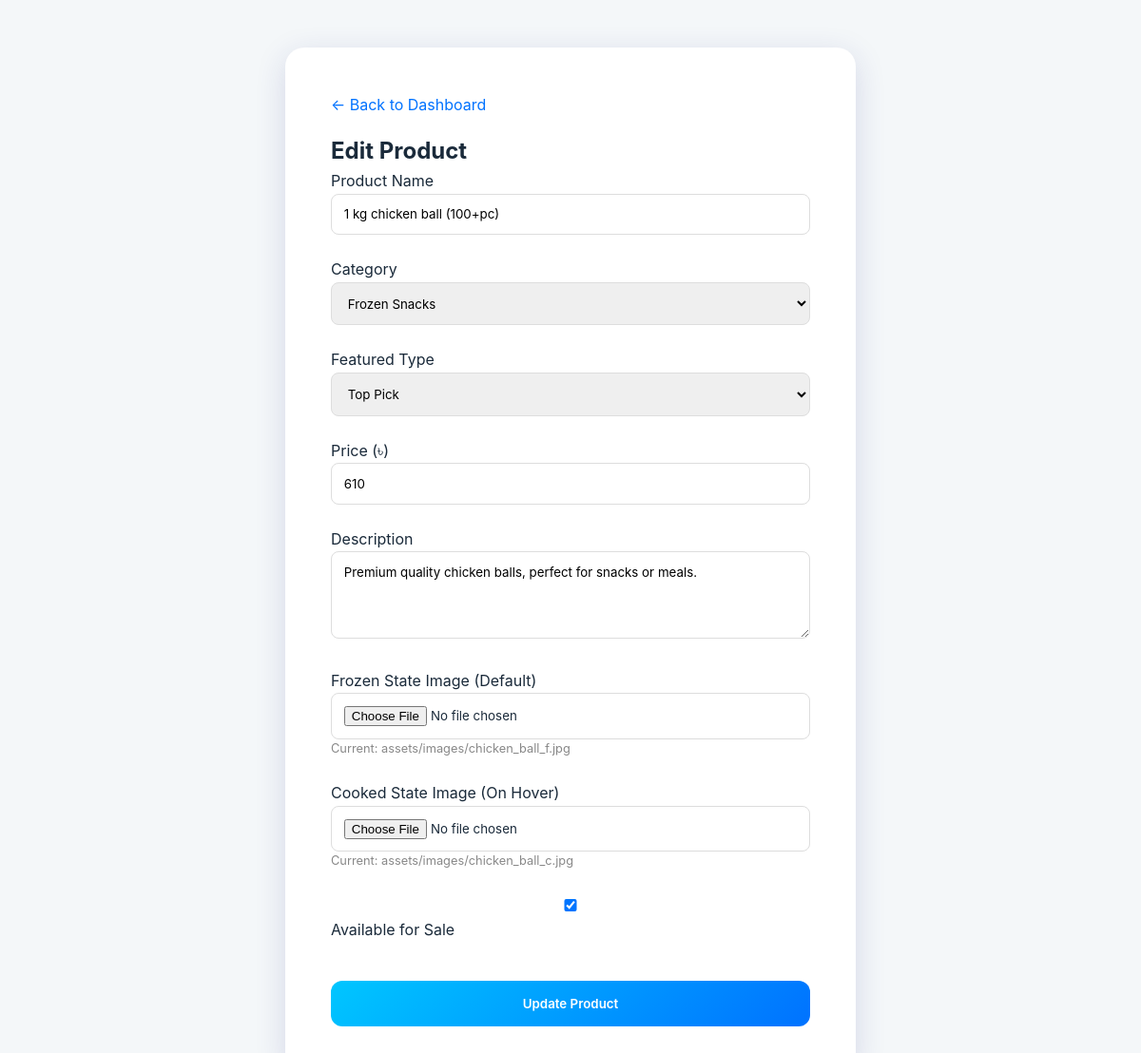
The page /admin/edit_product.php?id=17 (signed in) on the database its author committed.
### tables this page shows
CREATE TABLE products (
        id INTEGER PRIMARY KEY AUTOINCREMENT,
        name TEXT NOT NULL,
        description TEXT,
        price REAL NOT NULL,
        image_url TEXT,
        category TEXT,
        is_available INTEGER DEFAULT 1,
        created_at DATETIME DEFAULT CURRENT_TIMESTAMP
    , featured_type TEXT DEFAULT 'None', cooked_image_url TEXT);

### admin/edit_product.php (the view, shortened to what this page needs)
<?php
require_once __DIR__ . '/../includes/db.php';
$id = $_GET['id'] ?? 0;
$stmt = $pdo->prepare("SELECT * FROM products WHERE id = ?");
$stmt->execute([$id]);
$product = $stmt->fetch();
?>
<!DOCTYPE html>
<html lang="en">
<head>
    <link rel="stylesheet" href="../assets/css/style.css">
</head>
<body style="background: #f4f7f9;">
    <div class="form-card">
        <a href="index.php" style="text-decoration:none; color:#0072ff; margin-bottom: 1rem; display:block;">← Back to Dashboard</a>
        <h2>Edit Product</h2>
        <form method="POST" enctype="multipart/form-data">
            <div class="form-group">
                <label>Product Name</label>
                <input type="text" name="name" value="<?php echo htmlspecialchars($product['name']); ?>" required>
            </div>
            <div class="form-group">
                <label>Category</label>
                <select name="category" required>
                    <option value="Frozen Snacks" <?php if($product['category'] == 'Frozen Snacks') echo 'selected'; ?>>Frozen Snacks</option>
                </select>
            </div>
            <div class="form-group">
                <label>Featured Type</label>
                <select name="featured_type">
                    <option value="Top Pick" <?php if($product['featured_type'] == 'Top Pick') echo 'selected'; ?>>Top Pick</option>
                </select>
            </div>
            <div class="form-group">
                <label>Price (৳)</label>
                <input type="number" step="0.01" name="price" value="<?php echo $product['price']; ?>" required>
            </div>
            <div class="form-group">
                <label>Description</label>
                <textarea name="description" rows="4"><?php echo htmlspecialchars($product['description']); ?></textarea>
            </div>
            <div class="form-group">
                <label>Frozen State Image (Default)</label>
                <input type="file" name="image" accept="image/*">
                <p style="font-size: 0.8rem; color: #888;">Current: <?php echo $product['image_url']; ?></p>
            </div>
            <div class="form-group">
                <label>Cooked State Image (On Hover)</label>
                <input type="file" name="cooked_image" accept="image/*">
                <p style="font-size: 0.8rem; color: #888;">Current: <?php echo $product['cooked_image_url']; ?></p>
            </div>
            <div class="form-group">
                <label>
                    <input type="checkbox" name="is_available" <?php echo $product['is_available'] ? 'checked' : ''; ?>>
                    Available for Sale
                </label>
            </div>
            <button type="submit" class="add-btn">Update Product</button>
        </form>
    </div>
</body>
</html>

### assets/css/style.css (style rules this page uses)
:root { --primary-gradient: linear-gradient(135deg, #00c6ff 0%, #0072ff 100%); --fire-gradient: linear-gradient(135deg, #f093fb 0%, #f5576c 100%); --ice-bg: #f8fbff; --text-dark: #1a2a3a; --text-light: #ffffff; --glass-bg: rgba(255, 255, 255, 0.8); --glass-border: rgba(255, 255, 255, 0.2); --shadow: 0 8px 32px 0 rgba(31, 38, 135, 0.15); }
* { margin: 0; padding: 0; box-sizing: border-box; font-family: 'Outfit', 'Inter', sans-serif; }
body { background-color: var(--ice-bg); color: var(--text-dark); line-height: 1.6; overflow-x: hidden; }
.add-btn { width: 100%; padding: 1rem; border: none; background: var(--primary-gradient); color: white; font-weight: 600; cursor: pointer; transition: opacity 0.3s; margin-top: 1rem; border-radius: 12px; }

### admin/edit_product.php (style rules this page uses)
.form-card { max-width: 600px; margin: 50px auto; background: white; padding: 3rem; border-radius: 20px; box-shadow: var(--shadow); }
.form-group { margin-bottom: 1.5rem; }
input, textarea, select { width: 100%; padding: 0.8rem; border: 1px solid #ddd; border-radius: 8px; }

### rows shown on the page
products: name "1 kg chicken ball (100+pc)", category "Frozen Snacks", featured_type "Top Pick", price "610", description "Premium quality chicken balls, perfect for snacks or meals.", image_url "assets/images/chicken_ball_f.jpg", cooked_image_url "assets/images/chicken_ball_c.jpg", is_available "☑"
